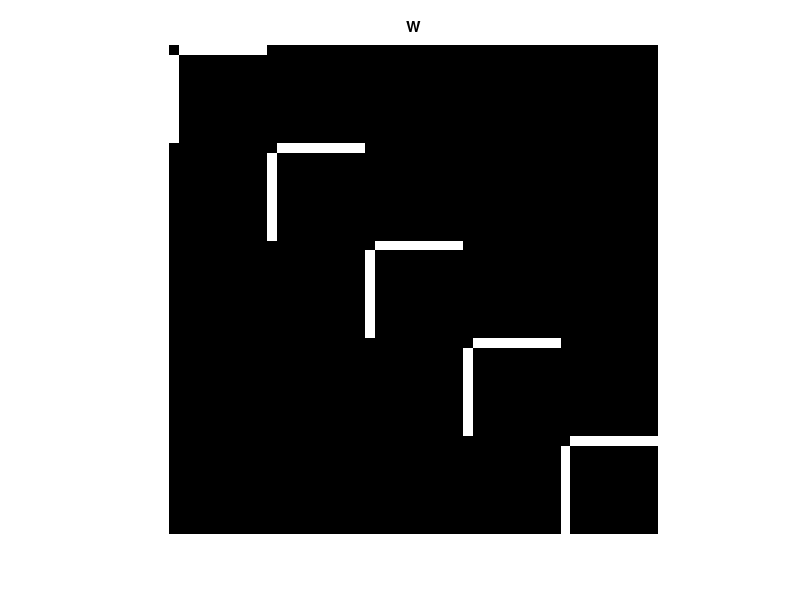

This chart was generated by the following MATLAB code:
function [n, W]=p1_ConnectivityMatrix(gsyn_k)
% gsyn_k: Ratio of interhub gsyn v/s intrahub gsyn

%%%%%%%%%%%%%%%%%%%%%%%%%%%%%%%%%%%%%%%%%%%%%%%%%%%%%%%%%%%%%%%%%%%%
% Set up connectivity matrix W

% 1D ring network
% set network size n 
n = 50;

if nargin < 1 || isempty(gsyn_k)
    gsyn_k = 0;  % Set default value for gsyn_k
end

% %%%%%%%%%%%%%%%%%%%%%%%%%%%%%%%%%%%%%%%%%%%%%%%%%%%%%%%%%%%%
% % nearest neighbor coupling
% % set radius of connectivity crad, # of outgoing synapses per neuron =
% % 2*crad

% crad = 1;
% 
% W = zeros(n);
% for k=1:crad
%     W = W +diag(ones(n-k,1),k)+diag(ones(n-k,1),-k);
% end
% 
% % add synapses to end cells = periodic boundary conditions
% for k=crad:-1:1
%     for j=crad:-1:k
%         W(n-(j-k),k) = 1;
%         W(k,n-(j-k)) = 1;
%     end
% end
% clear crad j k
% %%%%%%%%%%%%%%%%%%%%%%%%%%%%%%%%%%%%%%%%%%%%%%%%%%%%%%%%%%%%%%%%%%%%%%

% %%%%%%%%%%%%%%%%%%%%%%%%%%%%%%%%%%%%%%%%%%%%%%%%%%%%%%%%%%%%%%%%%%%%%%
% % % % all-to-all coupling
% W = ones(n);
% W = W - diag(ones(n,1));
% %%%%%%%%%%%%%%%%%%%%%%%%%%%%%%%%%%%%%%%%%%%%%%%%%%%%%%%%%%%%%%%%%%%%%

% %%%%%%%%%%%%%%%%%%%%%%%%%%%%%%%%%%%%%%%%%%%%%%%%%%%%%%%%%%%%%%%%%%%%%%
% random sparse connectivity with 2*crad outgoing synapses per neuron
% start with all-to-all coupling and set n-2*crad synapses to zero
hub_count=5;
% hub_size = n/hub_count;

W = zeros(n);

% intra-hub
for i=1:5
    for j=1:9
        W((i-1)*10+j+1,1+10*(i-1)) = 1;
        W(1+10*(i-1),(i-1)*10+j+1) = 1;
    end
end

%inter-hub
for i=1:5
    for j=1:5
        if i ~= j
            W((i-1)*10+1,(j-1)*10+1) = gsyn_k;
        end
    end
end
clear i j
% % % % % % 

% %%%%%%%%%%%%%%%%%%%%%%%%%%%%%%%%%%%%%%%%%%%%%%%%%%%%%%%%%%%%%%%%%%%%%%
% % random sparse connectivity with 2*crad outgoing synapses per neuron
% % start with all-to-all coupling and set n-2*crad synapses to zero
% crad=20;
% 
% W = ones(n);
% W = W - diag(ones(n,1));
% 
% %loop through rows of W
% for i=1:n
%     % randomly determine which synaptic connections to zero out
%     allconnects = randperm(n);
%     noconnect=allconnects(1:(n-1)-2*crad);
%     %Errorcheck so autapses are not included
%     checki=find(noconnect==i);
%     if ~isempty(checki)
%         noconnect(checki)=allconnects(n-2*crad+1);
%     end
%     % zero out synaptic connections
%     W(i,noconnect) = 0;
%     
% end
% clear crad allconnects noconnect checki i
% % % % % % 

figure(1)
imshow(W, 'InitialMagnification', 'fit');
% colormap([0 0 0; 1 1 1]);
title('W');

% %%%%%%%%%%%%%%%%%%%%%%%%%%%%%%%%%%%%%%%%%%%%%%%%%%%%%%%%%%%%%%%%%%%
end